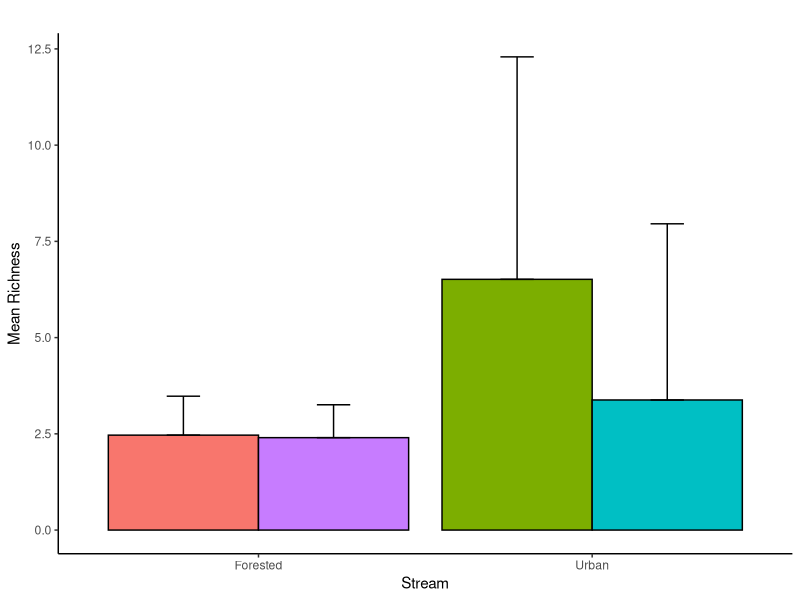
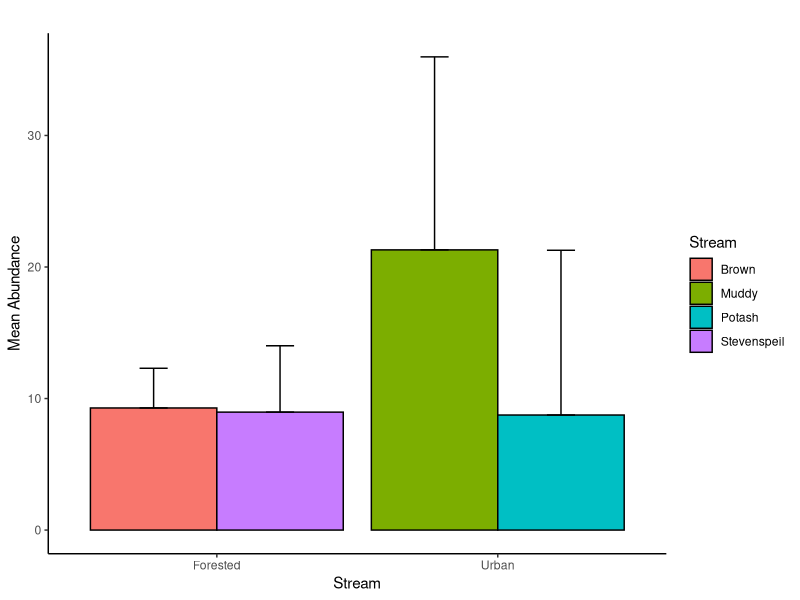
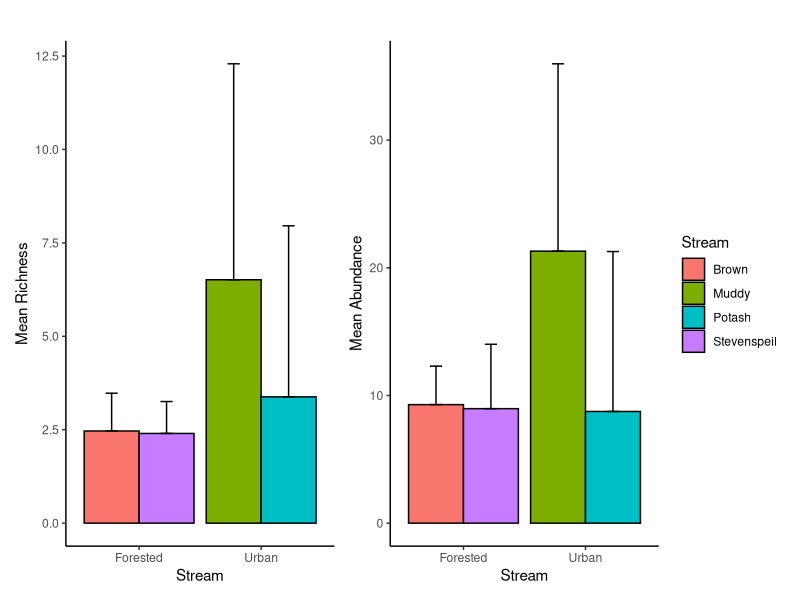

These charts were generated, in order, by the following R code:




library(readxl)
library(dplyr)
library(ggplot2)
library(patchwork)

data <- read_excel('Sum_Stream_Data.xlsx', sheet = 'Macros')
head(data,6)


result <- data %>%
  group_by(Stream, Pack) %>%
  summarize(SumDistinctFamily = sum(n_distinct(Family)),
            FirstWeightFinal = first(Weight_final),
            total_corrected = SumDistinctFamily / FirstWeightFinal) %>%
  ungroup()


result



# Summarize by stream
summary_richness <- result %>%
  group_by(Stream) %>%
  summarise(Mean_Fam_richness = mean(total_corrected),
            SD_Fam_richness = sd(total_corrected))


# Create a new column for grouping
summary_richness$Group <- ifelse(summary_richness$Stream %in% 
                                   c("Brown", "Stevenspeil"), "Forested", "Urban")

# Create barplot
p_c <- ggplot(summary_richness, aes(x = Group, y = Mean_Fam_richness, fill = Stream)) +
  geom_bar(stat = "identity", position = "dodge", color = "black") +
  geom_errorbar(aes(ymin = Mean_Fam_richness, ymax = Mean_Fam_richness + SD_Fam_richness),
                position = position_dodge(0.9), width = 0.2) +
  labs(title = "",
       x = "Stream",
       y = "Mean Richness") +
  theme_classic() +
  theme(legend.position = "none")
  

p_c



#ANOVA

anova_richness <- result %>%
  group_by(Stream, Pack) %>%
  slice(1) %>%
  ungroup() %>%
  select(Stream, total_corrected)

shapiro.test(anova_richness$total_corrected)
new_total_corrected <- 1/sqrt((anova_richness$total_corrected))
shapiro.test(new_total_corrected)


# Perform one-way ANOVA
result_anova <- aov(new_total_corrected ~ Stream, data = result)

# Display the ANOVA table
summary(result_anova)




# Abundance ---------------------------------------------------------------

# Count and sum characters in the Family column by Stream and Pack
result_abundance <- data %>%
  group_by(Stream, Pack) %>%
  summarize(abundance = n(),
            FirstWeightFinal = first(Weight_final),
            abunndance_corrected = abundance / FirstWeightFinal)

result_abundance


# Calculate mean and standard deviation for each stream
summary_abundance <- result_abundance %>%
  group_by(Stream) %>%
  summarize(mean_abundance = mean(abunndance_corrected),
            sd_abundance = sd(abunndance_corrected))


# Create a new column for grouping
summary_abundance$Group <- ifelse(summary_abundance$Stream %in% 
                                    c("Brown", "Stevenspeil"), "Forested", "Urban")

# Create barplot for abundance
q_c <- ggplot(summary_abundance, aes(x = Group, y = mean_abundance, fill = Stream)) +
  geom_bar(stat = "identity", position = "dodge", color = "black") +
  geom_errorbar(aes(ymin = mean_abundance, ymax = mean_abundance + sd_abundance),
                position = position_dodge(0.9), width = 0.2) +
  labs(title = "",
       x = "Stream",
       y = "Mean Abundance") +
  theme_classic()

q_c



p_c + q_c






#ANOVA

anova_abundance <- result_abundance %>%
  group_by(Stream, Pack) %>%
  slice(1) %>%
  ungroup() %>%
  select(Stream, abunndance_corrected)

shapiro.test(anova_abundance$abunndance_corrected)
new_abunndance_corrected<-log(anova_abundance$abunndance_corrected)
shapiro.test(new_abunndance_corrected)


# Perform one-way ANOVA
result_anova <- aov(new_abunndance_corrected ~ Stream, data = result)

# Display the ANOVA table
summary(result_anova)

# Perform Tukey post-hoc test
tukey_result <- TukeyHSD(result_anova)


